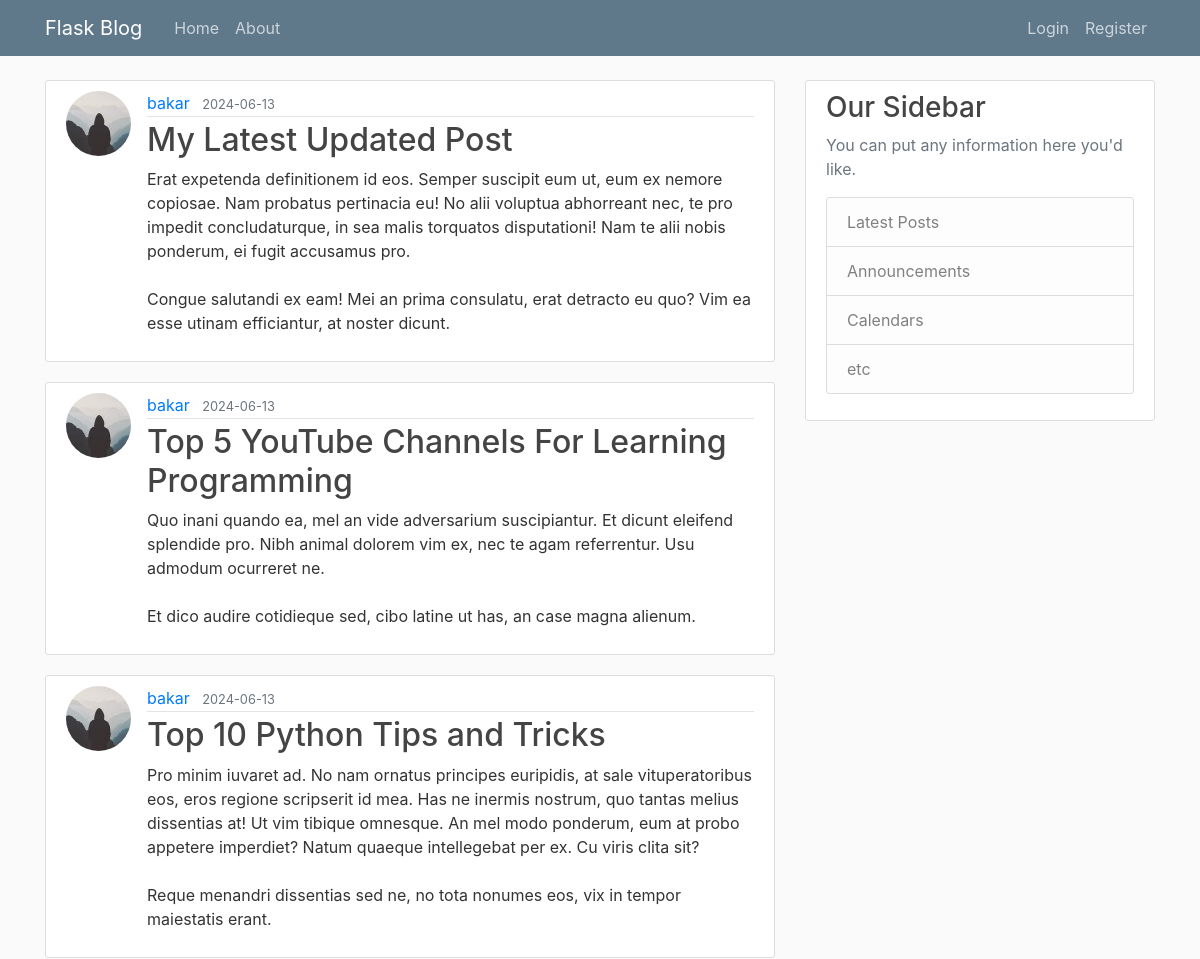
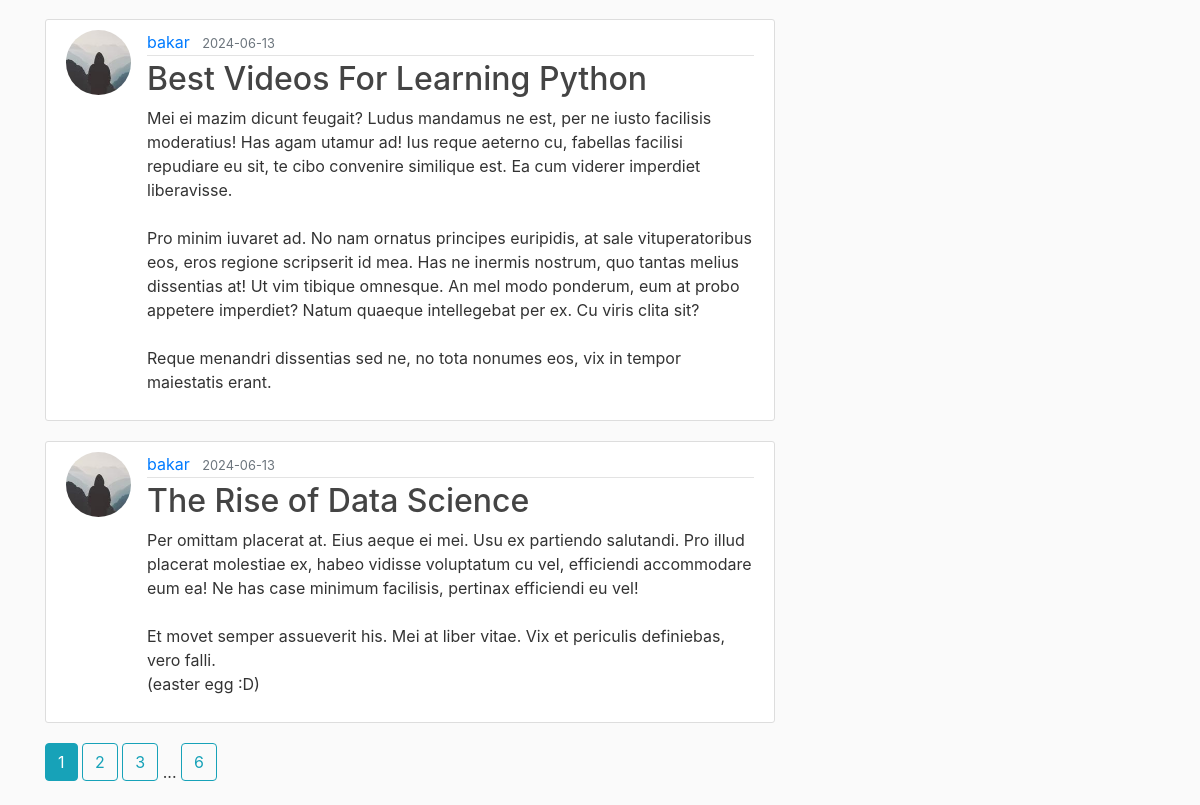
The page /home on the database its author committed (2 pictures, top to bottom).
### flaskblog/models.py (models this page shows, shortened)
class Post(db.Model):
    id = db.Column(db.Integer, primary_key = True)
    title = db.Column(db.String(100), nullable=False)
    date_posted = db.Column(db.DateTime, nullable=False, default=datetime.now)
    content = db.Column(db.Text, nullable=False)
    author_id = db.Column(db.Integer, db.ForeignKey('user.id'), nullable=False)

class User(db.Model, UserMixin):
    id = db.Column(db.Integer, primary_key=True)
    username = db.Column(db.String(20), unique=True, nullable=False)
    email = db.Column(db.String(120), unique=True, nullable=False)
    image_file = db.Column(db.String(20), nullable=False, default='default.jpg')
    password = db.Column(db.String(60), nullable=False)
    posts = db.relationship('Post', backref='author', lazy=True)

### flaskblog/main/routes.py (the view)
@main.route("/")
@main.route("/home")
def home():
    page = request.args.get('page', 1, type=int)
    posts = Post.query.order_by(Post.date_posted.desc()).paginate(per_page=5, page=page)
    return render_template('home.html', posts=posts)

### flaskblog/templates/home.html
{% extends "layout.html" %}
{% block content %}
    {% for post in posts.items %}
        <article class="media content-section">
          <img class="rounded-circle article-img" src="{{ url_for('static', filename='profile_pics/' + post.author.image_file)}}">
          <div class="media-body">
            <div class="article-metadata">
              <a class="mr-2" href="{{url_for('users.user_posts', username=post.author.username)}}">{{ post.author.username }}</a>
              <small class="text-muted">{{ post.date_posted.strftime('%Y-%m-%d') }}</small>
            </div>
            <h2><a class="article-title" href="{{ url_for('posts.post', post_id=post.id)}}">{{ post.title }}</a></h2>
            <p class="article-content">{{ post.content }}</p>
          </div>
        </article>
    {% endfor %}
    {% for page_num in posts.iter_pages(left_edge=1, right_edge=1, left_current=1, right_current=2) %}
        {% if page_num %}
          {% if posts.page == page_num %}
            <a href="{{url_for('main.home', page=page_num)}}" class="btn btn-info mb-4">{{page_num}}</a>
          {% else %}
          <a href="{{url_for('main.home', page=page_num)}}" class="btn btn-outline-info mb-4">{{page_num}}</a>
          {% endif %}
        {% else %}
        ...
        {% endif%}
    {% endfor %}
{% endblock content %}

### flaskblog/templates/layout.html (shortened to what this page needs)
<!DOCTYPE html>
<html>
<head>
    <link rel="stylesheet" href="https://maxcdn.bootstrapcdn.com/bootstrap/4.0.0/css/bootstrap.min.css">
    <link rel="stylesheet" type="text/css" href="{{ url_for('static', filename='/css/main.css') }}">
</head>
<body>
    <header class="site-header">
      <nav class="navbar navbar-expand-md navbar-dark bg-steel fixed-top">
        <div class="container">
          <a class="navbar-brand mr-4" href="{{url_for('main.home')}}">Flask Blog</a>
          <div class="collapse navbar-collapse" id="navbarToggle">
            <div class="navbar-nav mr-auto">
              <a class="nav-item nav-link" href="{{url_for('main.home')}}">Home</a>
              <a class="nav-item nav-link" href="{{url_for('main.about')}}">About</a>
            </div>
            <div class="navbar-nav">
              {% if current_user.is_authenticated %}
              <a class="nav-item nav-link" href="{{url_for('posts.new_post')}}">New Post</a>
              <a class="nav-item nav-link" href="{{url_for('users.account')}}">Account</a>
              <a class="nav-item nav-link" href="{{url_for('users.logout')}}">Logout</a>
              {% else %}
              <a class="nav-item nav-link" href="{{url_for('users.login')}}">Login</a>
              <a class="nav-item nav-link" href="{{url_for('users.register')}}">Register</a>
              {% endif %}
            </div>
          </div>
        </div>
      </nav>
    </header>
    <main role="main" class="container">
      <div class="row">
        <div class="col-md-8">
          {% block content %}{% endblock %}
        </div>
        <div class="col-md-4">
          <div class="content-section">
            <h3>Our Sidebar</h3>
            <p class='text-muted'>You can put any information here you'd like.
              <ul class="list-group">
                <li class="list-group-item list-group-item-light">Latest Posts</li>
                <li class="list-group-item list-group-item-light">Announcements</li>
                <li class="list-group-item list-group-item-light">Calendars</li>
                <li class="list-group-item list-group-item-light">etc</li>
              </ul>
            </p>
          </div>
        </div>
      </div>
    </main>
</body>
</html>

### flaskblog/static/css/main.css (style rules this page uses)
body { background: #fafafa; color: #333333; margin-top: 5rem; }
h1, h2, h3, h4, h5, h6 { color: #444444; }
.bg-steel { background-color: #5f788a; }
.site-header .navbar-nav .nav-link { color: #cbd5db; }
.content-section { background: #ffffff; padding: 10px 20px; border: 1px solid #dddddd; border-radius: 3px; margin-bottom: 20px; }
.article-title { color: #444444; }
.article-content { white-space: pre-line; }
.article-img { height: 65px; width: 65px; margin-right: 16px; }
.article-metadata { padding-bottom: 1px; margin-bottom: 4px; border-bottom: 1px solid #e3e3e3 }

### rows shown on the page
Post: image_file (picture), author.username "bakar", date_posted "2024-06-13", title "My Latest Updated Post", content "Erat expetenda definitionem id eos. Semper suscipit eum ut, eum ex nemore copiosae. Nam probatus pertinacia eu! No alii voluptua abhorreant nec, te pro impedit concludaturque, in sea malis torquatos disputationi! Nam te alii nobis ponderum, ei fugit accusamus pro. Congue salutandi ex eam! Mei an prima consulatu, erat detracto eu quo? Vim ea esse utinam efficiantur, at noster dicunt."
Post: image_file (picture), author.username "bakar", date_posted "2024-06-13", title "Top 5 YouTube Channels For Learning Programming", content "Quo inani quando ea, mel an vide adversarium suscipiantur. Et dicunt eleifend splendide pro. Nibh animal dolorem vim ex, nec te agam referrentur. Usu admodum ocurreret ne. Et dico audire cotidieque sed, cibo latine ut has, an case magna alienum."
Post: image_file (picture), author.username "bakar", date_posted "2024-06-13", title "Top 10 Python Tips and Tricks", content "Pro minim iuvaret ad. No nam ornatus principes euripidis, at sale vituperatoribus eos, eros regione scripserit id mea. Has ne inermis nostrum, quo tantas melius dissentias at! Ut vim tibique omnesque. An mel modo ponderum, eum at probo appetere imperdiet? Natum quaeque intellegebat per ex. Cu viris clita sit? Reque menandri dissentias sed ne, no tota nonumes eos, vix in tempor maiestatis erant."
Post: image_file (picture), author.username "bakar", date_posted "2024-06-13", title "Best Videos For Learning Python", content "Mei ei mazim dicunt feugait? Ludus mandamus ne est, per ne iusto facilisis moderatius! Has agam utamur ad! Ius reque aeterno cu, fabellas facilisi repudiare eu sit, te cibo convenire similique est. Ea cum viderer imperdiet liberavisse. Pro minim iuvaret ad. No nam ornatus principes euripidis, at sale vituperatoribus eos, eros regione scripserit id mea. Has ne inermis nostrum, quo tantas melius dissentias at! Ut vim tibique omnesque. An mel modo ponderum, eum at probo appetere imperdiet? Natum quaeque intellegebat per ex. Cu viris clita sit? Reque menandri dissentias sed ne, no tota nonumes eos, vix in tempor maiestatis erant."
Post: image_file (picture), author.username "bakar", date_posted "2024-06-13", title "The Rise of Data Science", content "Per omittam placerat at. Eius aeque ei mei. Usu ex partiendo salutandi. Pro illud placerat molestiae ex, habeo vidisse voluptatum cu vel, efficiendi accommodare eum ea! Ne has case minimum facilisis, pertinax efficiendi eu vel! Et movet semper assueverit his. Mei at liber vitae. Vix et periculis definiebas, vero falli. (easter egg :D)"

### other values the page prints
{{ page_num }} "1"
{{ page_num }} "2" "3" "6"
